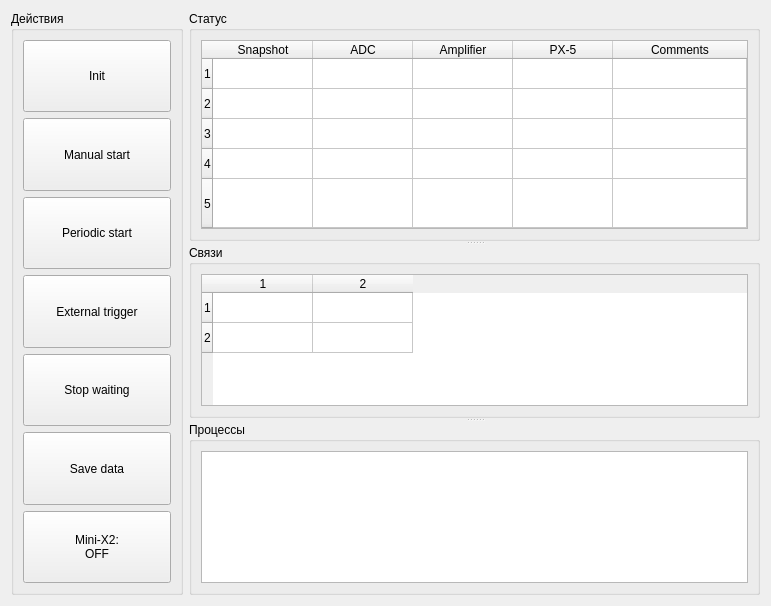
<?xml version="1.0" encoding="UTF-8"?>
<ui version="4.0">
 <class>MainWidgetDesign</class>
 <widget class="QWidget" name="MainWidgetDesign">
  <property name="windowModality">
   <enum>Qt::NonModal</enum>
  </property>
  <property name="geometry">
   <rect>
    <x>0</x>
    <y>0</y>
    <width>771</width>
    <height>606</height>
   </rect>
  </property>
  <property name="sizePolicy">
   <sizepolicy hsizetype="Expanding" vsizetype="Expanding">
    <horstretch>0</horstretch>
    <verstretch>0</verstretch>
   </sizepolicy>
  </property>
  <property name="minimumSize">
   <size>
    <width>550</width>
    <height>400</height>
   </size>
  </property>
  <property name="windowTitle">
   <string>MainWidget</string>
  </property>
  <layout class="QHBoxLayout" name="horizontalLayout">
   <property name="sizeConstraint">
    <enum>QLayout::SetMaximumSize</enum>
   </property>
   <item>
    <widget class="QGroupBox" name="groupBox_3">
     <property name="maximumSize">
      <size>
       <width>200</width>
       <height>16777215</height>
      </size>
     </property>
     <property name="title">
      <string>Действия</string>
     </property>
     <layout class="QGridLayout" name="gridLayout">
      <item row="0" column="0">
       <widget class="QPushButton" name="Init_pushButton">
        <property name="enabled">
         <bool>true</bool>
        </property>
        <property name="sizePolicy">
         <sizepolicy hsizetype="Minimum" vsizetype="Preferred">
          <horstretch>0</horstretch>
          <verstretch>0</verstretch>
         </sizepolicy>
        </property>
        <property name="minimumSize">
         <size>
          <width>0</width>
          <height>0</height>
         </size>
        </property>
        <property name="mouseTracking">
         <bool>false</bool>
        </property>
        <property name="text">
         <string>Init</string>
        </property>
       </widget>
      </item>
      <item row="1" column="0">
       <widget class="QPushButton" name="manual_pushButton">
        <property name="sizePolicy">
         <sizepolicy hsizetype="Minimum" vsizetype="Preferred">
          <horstretch>0</horstretch>
          <verstretch>0</verstretch>
         </sizepolicy>
        </property>
        <property name="text">
         <string>Manual start</string>
        </property>
       </widget>
      </item>
      <item row="5" column="0">
       <widget class="QPushButton" name="save_pushButton">
        <property name="sizePolicy">
         <sizepolicy hsizetype="Minimum" vsizetype="Preferred">
          <horstretch>0</horstretch>
          <verstretch>0</verstretch>
         </sizepolicy>
        </property>
        <property name="text">
         <string>Save data</string>
        </property>
       </widget>
      </item>
      <item row="2" column="0">
       <widget class="QPushButton" name="periodic_pushButton">
        <property name="sizePolicy">
         <sizepolicy hsizetype="Minimum" vsizetype="Preferred">
          <horstretch>0</horstretch>
          <verstretch>0</verstretch>
         </sizepolicy>
        </property>
        <property name="text">
         <string>Periodic start</string>
        </property>
       </widget>
      </item>
      <item row="4" column="0">
       <widget class="QPushButton" name="stop_pushButton">
        <property name="sizePolicy">
         <sizepolicy hsizetype="Minimum" vsizetype="Preferred">
          <horstretch>0</horstretch>
          <verstretch>0</verstretch>
         </sizepolicy>
        </property>
        <property name="text">
         <string>Stop waiting</string>
        </property>
       </widget>
      </item>
      <item row="6" column="0">
       <widget class="QPushButton" name="enableMiniX2_pushButton">
        <property name="sizePolicy">
         <sizepolicy hsizetype="Minimum" vsizetype="Preferred">
          <horstretch>0</horstretch>
          <verstretch>0</verstretch>
         </sizepolicy>
        </property>
        <property name="text">
         <string>Mini-X2:
OFF</string>
        </property>
       </widget>
      </item>
      <item row="3" column="0">
       <widget class="QPushButton" name="external_pushButton">
        <property name="sizePolicy">
         <sizepolicy hsizetype="Minimum" vsizetype="Preferred">
          <horstretch>0</horstretch>
          <verstretch>0</verstretch>
         </sizepolicy>
        </property>
        <property name="text">
         <string>External trigger</string>
        </property>
       </widget>
      </item>
     </layout>
    </widget>
   </item>
   <item>
    <widget class="QSplitter" name="splitter">
     <property name="orientation">
      <enum>Qt::Vertical</enum>
     </property>
     <widget class="QGroupBox" name="groupBox">
      <property name="sizePolicy">
       <sizepolicy hsizetype="Preferred" vsizetype="Fixed">
        <horstretch>0</horstretch>
        <verstretch>0</verstretch>
       </sizepolicy>
      </property>
      <property name="minimumSize">
       <size>
        <width>400</width>
        <height>230</height>
       </size>
      </property>
      <property name="maximumSize">
       <size>
        <width>16777215</width>
        <height>300</height>
       </size>
      </property>
      <property name="title">
       <string>Статус</string>
      </property>
      <layout class="QVBoxLayout" name="verticalLayout">
       <item>
        <widget class="QTableWidget" name="status_tableWidget">
         <property name="sizePolicy">
          <sizepolicy hsizetype="Preferred" vsizetype="Fixed">
           <horstretch>0</horstretch>
           <verstretch>0</verstretch>
          </sizepolicy>
         </property>
         <property name="maximumSize">
          <size>
           <width>16777215</width>
           <height>290</height>
          </size>
         </property>
         <property name="focusPolicy">
          <enum>Qt::StrongFocus</enum>
         </property>
         <property name="layoutDirection">
          <enum>Qt::LeftToRight</enum>
         </property>
         <property name="autoFillBackground">
          <bool>false</bool>
         </property>
         <property name="inputMethodHints">
          <set>Qt::ImhNone</set>
         </property>
         <property name="frameShape">
          <enum>QFrame::StyledPanel</enum>
         </property>
         <property name="lineWidth">
          <number>1</number>
         </property>
         <property name="midLineWidth">
          <number>0</number>
         </property>
         <property name="verticalScrollBarPolicy">
          <enum>Qt::ScrollBarAsNeeded</enum>
         </property>
         <property name="sizeAdjustPolicy">
          <enum>QAbstractScrollArea::AdjustToContents</enum>
         </property>
         <property name="editTriggers">
          <set>QAbstractItemView::DoubleClicked</set>
         </property>
         <property name="tabKeyNavigation">
          <bool>true</bool>
         </property>
         <property name="showDropIndicator" stdset="0">
          <bool>false</bool>
         </property>
         <property name="dragEnabled">
          <bool>false</bool>
         </property>
         <property name="dragDropOverwriteMode">
          <bool>false</bool>
         </property>
         <property name="dragDropMode">
          <enum>QAbstractItemView::NoDragDrop</enum>
         </property>
         <property name="selectionMode">
          <enum>QAbstractItemView::NoSelection</enum>
         </property>
         <property name="selectionBehavior">
          <enum>QAbstractItemView::SelectItems</enum>
         </property>
         <property name="textElideMode">
          <enum>Qt::ElideLeft</enum>
         </property>
         <property name="gridStyle">
          <enum>Qt::SolidLine</enum>
         </property>
         <property name="sortingEnabled">
          <bool>false</bool>
         </property>
         <property name="wordWrap">
          <bool>true</bool>
         </property>
         <property name="cornerButtonEnabled">
          <bool>true</bool>
         </property>
         <attribute name="horizontalHeaderCascadingSectionResizes">
          <bool>false</bool>
         </attribute>
         <attribute name="horizontalHeaderDefaultSectionSize">
          <number>80</number>
         </attribute>
         <attribute name="horizontalHeaderMinimumSectionSize">
          <number>100</number>
         </attribute>
         <attribute name="horizontalHeaderShowSortIndicator" stdset="0">
          <bool>false</bool>
         </attribute>
         <attribute name="horizontalHeaderStretchLastSection">
          <bool>true</bool>
         </attribute>
         <attribute name="verticalHeaderCascadingSectionResizes">
          <bool>true</bool>
         </attribute>
         <attribute name="verticalHeaderDefaultSectionSize">
          <number>30</number>
         </attribute>
         <attribute name="verticalHeaderShowSortIndicator" stdset="0">
          <bool>true</bool>
         </attribute>
         <attribute name="verticalHeaderStretchLastSection">
          <bool>true</bool>
         </attribute>
         <row>
          <property name="text">
           <string>1</string>
          </property>
         </row>
         <row>
          <property name="text">
           <string>2</string>
          </property>
         </row>
         <row>
          <property name="text">
           <string>3</string>
          </property>
         </row>
         <row>
          <property name="text">
           <string>4</string>
          </property>
         </row>
         <row>
          <property name="text">
           <string>5</string>
          </property>
         </row>
         <column>
          <property name="text">
           <string>Snapshot</string>
          </property>
         </column>
         <column>
          <property name="text">
           <string>ADC</string>
          </property>
         </column>
         <column>
          <property name="text">
           <string>Amplifier</string>
          </property>
         </column>
         <column>
          <property name="text">
           <string>PX-5</string>
          </property>
         </column>
         <column>
          <property name="text">
           <string>Comments</string>
          </property>
         </column>
         <item row="0" column="0">
          <property name="flags">
           <set>ItemIsEnabled</set>
          </property>
         </item>
         <item row="0" column="1">
          <property name="text">
           <string/>
          </property>
          <property name="flags">
           <set>ItemIsEnabled</set>
          </property>
         </item>
         <item row="0" column="2">
          <property name="text">
           <string/>
          </property>
          <property name="flags">
           <set>ItemIsEnabled</set>
          </property>
         </item>
         <item row="0" column="3">
          <property name="text">
           <string/>
          </property>
          <property name="flags">
           <set>ItemIsEnabled</set>
          </property>
         </item>
         <item row="0" column="4">
          <property name="text">
           <string/>
          </property>
          <property name="flags">
           <set>ItemIsSelectable|ItemIsEditable|ItemIsDragEnabled|ItemIsUserCheckable|ItemIsEnabled</set>
          </property>
         </item>
         <item row="1" column="0">
          <property name="flags">
           <set>ItemIsEnabled</set>
          </property>
         </item>
         <item row="1" column="1">
          <property name="text">
           <string/>
          </property>
         </item>
         <item row="1" column="2">
          <property name="flags">
           <set>ItemIsEnabled</set>
          </property>
         </item>
         <item row="1" column="3">
          <property name="flags">
           <set>ItemIsEnabled</set>
          </property>
         </item>
         <item row="1" column="4">
          <property name="text">
           <string/>
          </property>
          <property name="flags">
           <set>ItemIsSelectable|ItemIsEditable|ItemIsDragEnabled|ItemIsUserCheckable|ItemIsEnabled</set>
          </property>
         </item>
         <item row="2" column="4">
          <property name="text">
           <string/>
          </property>
         </item>
         <item row="3" column="4">
          <property name="text">
           <string/>
          </property>
         </item>
         <item row="4" column="4">
          <property name="text">
           <string/>
          </property>
         </item>
        </widget>
       </item>
      </layout>
     </widget>
     <widget class="QGroupBox" name="groupBox_2">
      <property name="title">
       <string>Связи</string>
      </property>
      <layout class="QVBoxLayout" name="verticalLayout_2">
       <item>
        <widget class="QTableWidget" name="wiring_tableWidget">
         <row>
          <property name="text">
           <string>1</string>
          </property>
         </row>
         <row>
          <property name="text">
           <string>2</string>
          </property>
         </row>
         <column>
          <property name="text">
           <string>1</string>
          </property>
         </column>
         <column>
          <property name="text">
           <string>2</string>
          </property>
         </column>
         <item row="0" column="0">
          <property name="text">
           <string/>
          </property>
          <property name="checkState">
           <enum>Unchecked</enum>
          </property>
         </item>
         <item row="0" column="1">
          <property name="text">
           <string/>
          </property>
          <property name="checkState">
           <enum>Unchecked</enum>
          </property>
         </item>
         <item row="1" column="0">
          <property name="text">
           <string/>
          </property>
          <property name="checkState">
           <enum>Unchecked</enum>
          </property>
         </item>
         <item row="1" column="1">
          <property name="text">
           <string/>
          </property>
          <property name="checkState">
           <enum>Unchecked</enum>
          </property>
         </item>
        </widget>
       </item>
      </layout>
     </widget>
     <widget class="QGroupBox" name="groupBox_4">
      <property name="minimumSize">
       <size>
        <width>0</width>
        <height>150</height>
       </size>
      </property>
      <property name="title">
       <string>Процессы</string>
      </property>
      <layout class="QHBoxLayout" name="horizontalLayout_2">
       <item>
        <widget class="QTextBrowser" name="log_textBrowser"/>
       </item>
      </layout>
     </widget>
    </widget>
   </item>
  </layout>
 </widget>
 <resources/>
 <connections/>
</ui>
